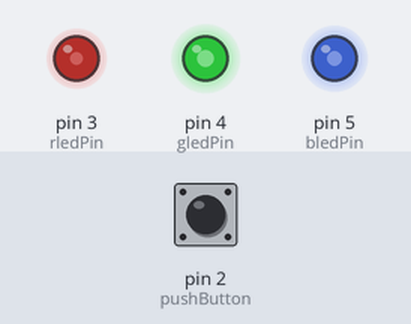
This sketch was run on a simulated Arduino Uno, built with avr-gcc and run on an emulated ATmega328P. On the bench: output pins drawn as LEDs (lit = HIGH). The test bench sets the inputs (shaded band); at power-on: pin 2 (pushButton) LOW.

Above: at 0.1 s.
Timing chart, 0 to 1.6 s (numbered marks = the images above):
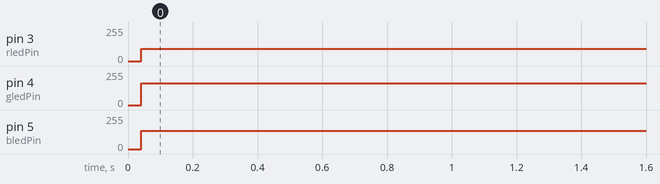

Measured:
- by itself, pin 3 (rledPin): 0/255 → 91/255 at 0.04 s
- by itself, pin 4 (gledPin): 0/255 → 165/255 at 0.04 s
- by itself, pin 5 (bledPin): 0/255 → 137/255 at 0.04 s

The sketch:

25-10-1.ino
```cpp
int rledPin = 3;
int gledPin = 4;
int bledPin = 5;
int pushButton = 2;
int buttonState = 0;
bool ButtonPressed = false;
int ledcolor = 0;

// the setup routine runs once when you press reset:
void setup() {
  pinMode(rledPin,OUTPUT);
  pinMode(gledPin,OUTPUT);
  pinMode(bledPin,OUTPUT);
  Serial.begin(9600);
  // make the pushbutton's pin an input:
  pinMode(pushButton, INPUT);
}

// the loop routine runs over and over again forever:
void loop() {
  // read the input pin:
  int buttonState = digitalRead(pushButton);
  if(buttonState == HIGH && !ButtonPressed){
    ledcolor = ledcolor + 1;
    ButtonPressed = true;
  }
  if(buttonState == LOW && ButtonPressed){
    ButtonPressed = false;
  }
  if(ledcolor = 0){
    digitalWrite(rledPin,HIGH);
    digitalWrite(gledPin,HIGH);
    digitalWrite(bledPin,HIGH);
  }
  if(ledcolor = 1){
    digitalWrite(rledPin,LOW);
    digitalWrite(gledPin,HIGH);
    digitalWrite(bledPin,HIGH);
  }
  if(ledcolor = 2){
    digitalWrite(rledPin,HIGH);
    digitalWrite(gledPin,LOW);
    digitalWrite(bledPin,HIGH);
  }
  if(ledcolor = 3){
    digitalWrite(rledPin,HIGH);
    digitalWrite(gledPin,HIGH);
    digitalWrite(bledPin,LOW);
  }
  if(ledcolor = 4){
    digitalWrite(rledPin,LOW);
    digitalWrite(gledPin,LOW);
    digitalWrite(bledPin,HIGH);
  }
  if(ledcolor = 5){
    digitalWrite(rledPin,LOW);
    digitalWrite(gledPin,HIGH);
    digitalWrite(bledPin,LOW);
  }
  else if(ledcolor = 6){
    digitalWrite(rledPin,HIGH);
    digitalWrite(gledPin,LOW);
    digitalWrite(bledPin,LOW);
  }
  else if(ledcolor = 7){
    digitalWrite(rledPin,LOW);
    digitalWrite(gledPin,LOW);
    digitalWrite(bledPin,LOW);
  }
  if(ledcolor = 8){
    ledcolor = 0;
  }
}
```
